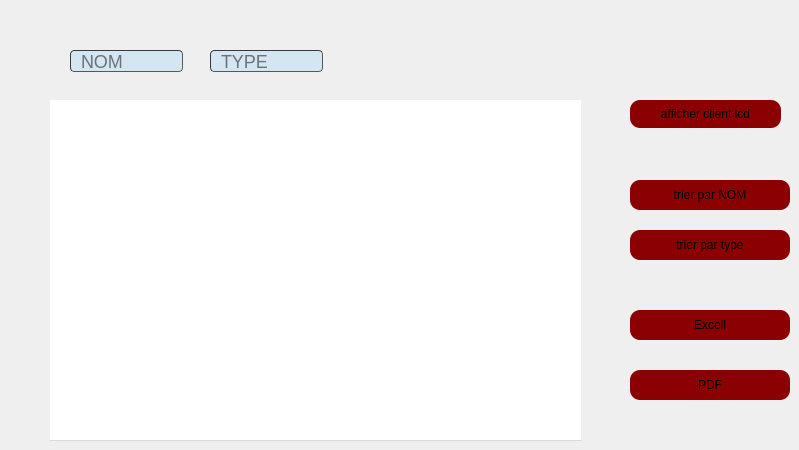
      <widget class="QWidget" name="tab_16">
       <attribute name="title">
        <string>afficher Client</string>
       </attribute>
       <widget class="QTableView" name="table_CLIENT">
        <property name="geometry">
         <rect>
          <x>50</x>
          <y>100</y>
          <width>531</width>
          <height>341</height>
         </rect>
        </property>
        <property name="styleSheet">
         <string notr="true">border:none;
border-radius:unset;
border-bottom:1px solid #d9d9d9
</string>
        </property>
       </widget>
       <widget class="QLineEdit" name="lineEdit_rechnom">
        <property name="geometry">
         <rect>
          <x>70</x>
          <y>50</y>
          <width>113</width>
          <height>22</height>
         </rect>
        </property>
        <property name="styleSheet">
         <string notr="true">border-width: 1px; border-radius: 4px;
font-size: 18px;
	border-color: rgb(58, 58, 58);
	border-style: inset;
	padding: 0 8px;
	color:  #000000 ;
	background: #d4e6f1 ;
	selection-background-color:#007b50;
	selection-color: #FFFFFF
;
</string>
        </property>
        <property name="placeholderText">
         <string>NOM</string>
        </property>
       </widget>
       <widget class="QLineEdit" name="lineEdit_3">
        <property name="geometry">
         <rect>
          <x>210</x>
          <y>50</y>
          <width>113</width>
          <height>22</height>
         </rect>
        </property>
        <property name="styleSheet">
         <string notr="true">border-width: 1px; border-radius: 4px;
font-size: 18px;
	border-color: rgb(58, 58, 58);
	border-style: inset;
	padding: 0 8px;
	color:  #000000 ;
	background: #d4e6f1 ;
	selection-background-color:#007b50;
	selection-color: #FFFFFF
;</string>
        </property>
        <property name="placeholderText">
         <string>TYPE</string>
        </property>
       </widget>
       <widget class="QPushButton" name="pb_triNOM">
        <property name="geometry">
         <rect>
          <x>630</x>
          <y>180</y>
          <width>160</width>
          <height>30</height>
         </rect>
        </property>
        <property name="styleSheet">
         <string notr="true">border-radius:10px;
background-color:DarkRed;</string>
        </property>
        <property name="text">
         <string>trier par NOM</string>
        </property>
       </widget>
       <widget class="QPushButton" name="pb_triTYPE">
        <property name="geometry">
         <rect>
          <x>630</x>
          <y>230</y>
          <width>160</width>
          <height>30</height>
         </rect>
        </property>
        <property name="styleSheet">
         <string notr="true">border-radius:10px;
background-color:DarkRed;</string>
        </property>
        <property name="text">
         <string>trier par type</string>
        </property>
       </widget>
       <widget class="QPushButton" name="pb_Excell">
        <property name="geometry">
         <rect>
          <x>630</x>
          <y>310</y>
          <width>160</width>
          <height>30</height>
         </rect>
        </property>
        <property name="styleSheet">
         <string notr="true">border-radius:10px;
background-color:DarkRed;</string>
        </property>
        <property name="text">
         <string>Excell</string>
        </property>
       </widget>
       <widget class="QPushButton" name="pb_pdf">
        <property name="geometry">
         <rect>
          <x>630</x>
          <y>370</y>
          <width>160</width>
          <height>30</height>
         </rect>
        </property>
        <property name="styleSheet">
         <string notr="true">border-radius:10px;
background-color:DarkRed;</string>
        </property>
        <property name="text">
         <string>PDF</string>
        </property>
       </widget>
       <widget class="QPushButton" name="pb_arduino">
        <property name="geometry">
         <rect>
          <x>630</x>
          <y>100</y>
          <width>151</width>
          <height>28</height>
         </rect>
        </property>
        <property name="styleSheet">
         <string notr="true">border-radius:10px;
background-color:DarkRed;</string>
        </property>
        <property name="text">
         <string>afficher client lcd</string>
        </property>
       </widget>
       <zorder>lineEdit_3</zorder>
       <zorder>table_CLIENT</zorder>
       <zorder>lineEdit_rechnom</zorder>
       <zorder>pb_triNOM</zorder>
       <zorder>pb_triTYPE</zorder>
       <zorder>pb_Excell</zorder>
       <zorder>pb_pdf</zorder>
       <zorder>pb_arduino</zorder>
      </widget>
